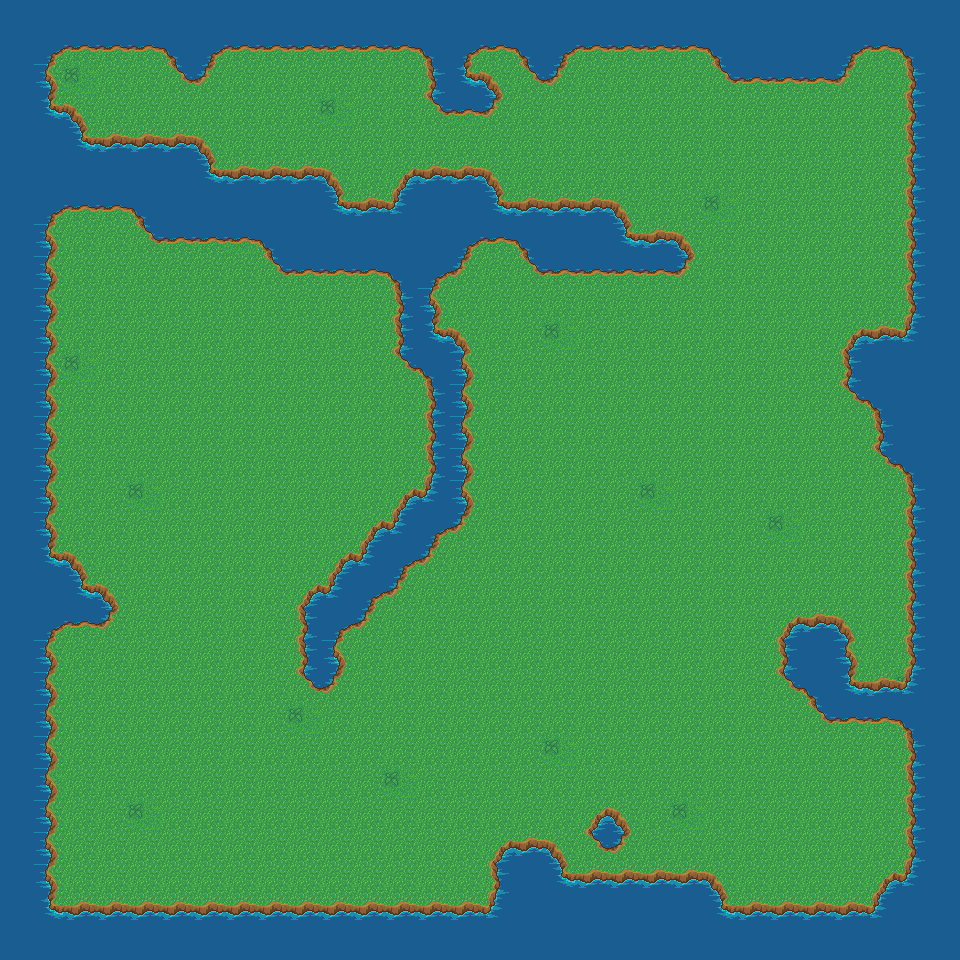

A 2D game scene composited from a Tiled map and its tileset images. What follows is a short description and the map's XML, with every tile layer's data as written:
An orthogonal 30x30 tile map with 32x32 px tiles, 3 tile layers (grondlaag, waterlaag, boomlaag), 2 tilesets and 5 objects (4x enemySpawn, playerSpawn).

<map version="1.0" tiledversion="1.0.3" orientation="orthogonal" renderorder="right-down" width="30" height="30" tilewidth="32" tileheight="32" nextobjectid="8">
 <tileset firstgid="1" source="grass.tsx" />
 <tileset firstgid="13" source="Water.tsx" />
 <layer name="grondlaag" width="30" height="30">
  <data encoding="csv">
1,1,1,1,1,1,1,1,1,1,1,1,1,1,1,1,1,1,1,1,1,1,1,1,1,1,1,1,1,1,
1,1,1,1,1,1,1,1,1,1,1,1,1,1,1,1,1,1,1,1,1,1,1,1,1,1,1,1,1,1,
1,1,1,1,1,1,1,1,1,1,1,1,1,1,1,1,1,1,1,1,1,1,1,1,1,1,1,1,1,1,
1,1,1,1,1,1,1,1,1,1,1,1,1,1,6,1,1,1,1,1,1,1,1,1,1,1,1,1,1,1,
1,1,1,1,1,1,1,1,1,1,1,1,1,1,1,1,1,1,1,1,1,1,1,1,1,1,1,1,1,1,
1,1,1,1,1,1,1,1,1,1,1,1,1,1,1,1,1,1,1,1,1,1,1,1,1,1,1,1,1,1,
1,1,1,1,1,1,1,1,1,1,1,1,1,1,1,1,1,1,1,1,1,1,6,1,1,1,1,1,1,1,
1,1,1,1,1,1,1,6,1,1,1,1,1,1,1,1,1,1,1,1,1,1,1,1,1,1,1,1,1,1,
1,1,1,1,1,1,1,1,1,1,1,1,1,1,1,1,1,1,1,1,1,1,1,1,1,1,1,1,1,1,
1,1,1,1,1,1,1,1,1,1,1,1,1,1,1,1,1,1,1,1,1,1,1,1,1,1,1,1,1,1,
1,1,1,1,1,1,1,1,1,1,1,1,1,1,1,1,1,1,1,1,1,1,1,1,1,1,1,1,1,1,
1,1,6,1,1,1,1,1,1,1,1,1,1,1,1,1,1,1,1,1,1,1,1,1,1,1,1,1,1,1,
1,1,1,1,1,1,1,1,1,1,1,1,1,1,1,1,1,1,1,1,1,1,1,1,1,1,1,1,1,1,
1,1,1,1,1,1,1,1,1,1,1,1,1,1,1,1,1,1,1,1,1,1,1,1,1,1,1,1,1,1,
1,1,1,1,1,1,1,1,1,1,1,1,1,1,1,1,1,1,1,1,1,1,1,1,1,1,1,1,1,1,
1,1,1,1,1,1,1,1,1,1,1,1,1,1,1,1,1,1,1,1,6,1,1,1,1,1,1,1,1,1,
1,1,1,1,1,1,1,1,1,1,1,1,1,1,1,1,1,1,1,1,1,1,1,1,1,1,1,1,1,1,
1,1,1,1,1,1,1,1,1,1,1,1,1,1,1,1,1,1,1,1,1,1,1,1,1,1,1,1,1,1,
1,1,1,1,1,1,1,1,1,1,1,1,1,1,1,1,1,1,1,1,1,1,1,1,1,1,1,1,1,1,
1,1,1,1,1,1,1,1,1,1,1,1,1,1,1,1,1,1,1,1,1,1,1,1,1,1,1,1,1,1,
1,1,1,1,1,1,1,1,1,1,1,1,1,1,1,1,1,1,1,1,1,1,1,1,1,1,1,1,1,1,
1,1,1,1,1,1,1,1,1,1,1,1,1,1,1,1,1,1,1,1,1,1,1,1,1,1,1,1,6,1,
1,1,1,1,1,1,1,1,1,6,1,1,1,1,1,1,1,1,1,1,1,1,1,1,1,1,1,1,1,1,
1,1,1,1,1,1,1,1,1,1,1,1,1,1,1,1,1,1,1,1,1,1,1,1,1,1,1,1,1,1,
1,6,1,1,1,1,1,1,1,1,1,1,1,1,1,1,1,1,1,1,1,1,1,1,1,1,1,1,1,1,
1,1,1,1,1,1,1,1,1,1,1,1,1,1,1,1,1,1,1,1,1,6,1,1,1,1,1,1,1,1,
1,1,1,1,1,1,1,1,1,1,1,1,1,1,1,1,1,1,1,1,1,1,1,1,1,1,1,1,1,1,
1,1,1,1,1,1,1,1,1,1,1,1,1,1,1,1,1,1,1,1,1,1,1,1,1,1,1,1,1,1,
1,1,1,1,1,1,1,1,1,1,1,1,1,1,1,1,1,1,1,1,1,1,1,1,1,1,1,1,1,1,
1,1,1,1,1,1,1,1,1,1,1,1,1,1,1,1,1,1,1,1,1,1,1,1,1,1,1,1,1,1
</data>
 </layer>
 <layer name="waterlaag" width="30" height="30">
  <data encoding="csv">
35,35,35,35,35,35,35,35,35,35,35,35,35,35,35,35,35,35,35,35,35,35,35,35,35,35,35,35,35,35,
35,17,41,41,41,18,17,41,41,41,41,41,41,18,17,41,18,17,41,41,41,41,18,35,35,35,17,41,18,35,
35,36,6,0,0,40,42,0,0,0,0,0,0,34,23,30,40,42,0,0,0,0,40,41,41,41,42,0,34,35,
35,23,30,0,0,0,0,0,0,0,6,0,0,40,41,42,0,0,0,0,0,0,0,0,0,0,0,0,34,35,
35,35,23,29,29,29,30,0,0,0,0,0,0,0,0,0,0,0,0,0,0,0,0,0,0,0,0,0,34,35,
35,35,35,35,35,35,23,29,29,29,30,0,28,29,29,30,0,0,0,0,0,0,0,0,0,0,0,0,34,35,
35,17,41,41,18,35,35,35,35,35,23,29,24,35,35,23,29,29,29,30,0,0,0,0,0,0,0,0,34,35,
35,36,0,0,40,41,41,41,18,35,35,35,35,35,17,41,18,35,35,23,29,30,0,0,0,0,0,0,34,35,
35,36,0,0,0,0,0,0,40,41,41,41,18,17,42,0,40,41,41,41,41,42,0,0,0,0,0,0,34,35,
35,36,0,0,0,0,0,0,0,0,0,0,34,36,0,0,0,0,0,0,0,0,0,0,0,0,0,0,34,35,
35,36,0,0,0,0,0,0,0,0,0,0,34,23,30,0,0,6,0,0,0,0,0,0,0,0,28,29,24,35,
35,36,0,0,0,0,0,0,0,0,0,0,40,18,36,0,0,0,0,0,0,0,0,0,0,0,34,35,35,35,
35,36,0,0,0,0,0,0,0,0,0,0,0,34,36,0,0,0,0,0,0,0,0,0,0,0,40,18,35,35,
35,36,0,0,0,0,0,0,0,0,0,0,0,34,36,0,0,0,0,0,0,0,0,0,0,0,0,34,35,35,
35,36,0,0,0,0,0,0,0,0,0,0,0,34,36,0,0,0,0,0,0,0,0,0,0,0,0,40,18,35,
35,36,0,0,6,0,0,0,0,0,0,0,28,24,36,0,0,0,0,0,0,0,0,0,0,0,0,0,34,35,
35,36,0,0,0,0,0,0,0,0,0,28,24,17,42,0,0,0,0,0,0,0,0,0,6,0,0,0,34,35,
35,23,30,0,0,0,0,0,0,0,28,24,17,42,0,0,0,0,0,0,0,0,0,0,0,0,0,0,34,35,
35,35,23,30,0,0,0,0,0,28,24,17,42,0,0,0,0,0,0,0,0,0,0,0,0,0,0,0,34,35,
35,17,41,42,0,0,0,0,0,34,17,42,0,0,0,0,0,0,0,0,0,0,0,0,28,29,30,0,34,35,
35,36,0,0,0,0,0,0,0,34,36,0,0,0,0,0,0,0,0,0,0,0,0,0,34,35,36,0,34,35,
35,36,0,0,0,0,0,0,0,40,42,0,0,0,0,0,0,0,0,0,0,0,0,0,40,18,23,29,24,35,
35,36,0,0,0,0,0,0,0,0,0,0,0,0,0,0,0,0,0,0,0,0,0,0,0,40,41,41,18,35,
35,36,0,0,0,0,0,0,0,0,0,0,0,0,0,0,0,6,0,0,0,0,0,0,0,0,0,0,34,35,
35,36,0,0,0,0,0,0,0,0,0,0,6,0,0,0,0,0,0,0,0,0,0,0,0,0,0,0,34,35,
35,36,0,0,6,0,0,0,0,0,0,0,0,0,0,0,0,0,28,30,0,0,0,0,0,0,0,0,34,35,
35,36,0,0,0,0,0,0,0,0,0,0,0,0,0,28,29,30,40,42,0,0,0,0,0,0,0,0,34,35,
35,36,0,0,0,0,0,0,0,0,0,0,0,0,0,34,35,23,29,29,29,29,30,0,0,0,0,28,24,35,
35,23,29,29,29,29,29,29,29,29,29,29,29,29,29,24,35,35,35,35,35,35,23,29,29,29,29,24,35,35,
35,35,35,35,35,35,35,35,35,35,35,35,35,35,35,35,35,35,35,35,35,35,35,35,35,35,35,35,35,35
</data>
 </layer>
 <objectgroup name="objectlaag">
  <object id="1" name="playerSpawn" x="96" y="254" width="31" height="33" />
  <object id="4" name="enemySpawn" x="193" y="609" width="31" height="29" />
  <object id="5" name="enemySpawn" x="611" y="354" width="28" height="29" />
  <object id="6" name="enemySpawn" x="640" y="417" width="31" height="29" />
  <object id="7" name="enemySpawn" x="193" y="95" width="32" height="33" />
 </objectgroup>
 <layer name="boomlaag" width="30" height="30">
  <data encoding="csv">
0,0,0,0,0,0,0,0,0,0,0,0,0,0,0,0,0,0,0,0,0,0,0,0,0,0,0,0,0,0,
0,0,0,0,0,0,0,0,0,0,0,0,0,0,0,0,0,0,0,0,0,0,0,0,0,0,0,0,0,0,
0,0,0,0,0,0,0,0,0,0,0,0,0,0,0,0,0,0,0,0,0,0,0,0,0,0,0,0,0,0,
0,0,0,0,0,0,0,0,0,0,0,0,0,0,0,0,0,0,0,0,0,0,0,0,0,0,0,0,0,0,
0,0,0,0,0,0,0,0,0,0,0,0,0,0,0,0,0,0,0,0,0,0,0,0,0,0,0,0,0,0,
0,0,0,0,0,0,0,0,0,0,0,0,0,0,0,0,0,0,0,0,0,0,0,0,0,0,0,0,0,0,
0,0,0,0,0,0,0,0,0,0,0,0,0,0,0,0,0,0,0,0,0,0,0,0,0,0,0,0,0,0,
0,0,0,0,0,0,0,0,0,0,0,0,0,0,0,0,0,0,0,0,0,0,0,0,0,0,0,0,0,0,
0,0,0,0,0,0,0,0,0,0,0,0,0,0,0,0,0,0,0,0,0,0,0,0,0,0,0,0,0,0,
0,0,0,0,0,0,0,0,0,0,0,0,0,0,0,0,0,0,0,0,0,0,0,0,0,0,0,0,0,0,
0,0,0,0,0,0,0,0,0,0,0,0,0,0,0,0,0,0,0,0,0,0,0,0,0,0,0,0,0,0,
0,0,0,0,0,0,0,0,0,0,0,0,0,0,0,0,0,0,0,0,0,0,0,0,0,0,0,0,0,0,
0,0,0,0,0,0,0,0,0,0,0,0,0,0,0,0,0,0,0,0,0,0,0,0,0,0,0,0,0,0,
0,0,0,0,0,0,0,0,0,0,0,0,0,0,0,0,0,0,0,0,0,0,0,0,0,0,0,0,0,0,
0,0,0,0,0,0,0,0,0,0,0,0,0,0,0,0,0,0,0,0,0,0,0,0,0,0,0,0,0,0,
0,0,0,0,0,0,0,0,0,0,0,0,0,0,0,0,0,0,0,0,0,0,0,0,0,0,0,0,0,0,
0,0,0,0,0,0,0,0,0,0,0,0,0,0,0,0,0,0,0,0,0,0,0,0,0,0,0,0,0,0,
0,0,0,0,0,0,0,0,0,0,0,0,0,0,0,0,0,0,0,0,0,0,0,0,0,0,0,0,0,0,
0,0,0,0,0,0,0,0,0,0,0,0,0,0,0,0,0,0,0,0,0,0,0,0,0,0,0,0,0,0,
0,0,0,0,0,0,0,0,0,0,0,0,0,0,0,0,0,0,0,0,0,0,0,0,0,0,0,0,0,0,
0,0,0,0,0,0,0,0,0,0,0,0,0,0,0,0,0,0,0,0,0,0,0,0,0,0,0,0,0,0,
0,0,0,0,0,0,0,0,0,0,0,0,0,0,0,0,0,0,0,0,0,0,0,0,0,0,0,0,0,0,
0,0,0,0,0,0,0,0,0,0,0,0,0,0,0,0,0,0,0,0,0,0,0,0,0,0,0,0,0,0,
0,0,0,0,0,0,0,0,0,0,0,0,0,0,0,0,0,0,0,0,0,0,0,0,0,0,0,0,0,0,
0,0,0,0,0,0,0,0,0,0,0,0,0,0,0,0,0,0,0,0,0,0,0,0,0,0,0,0,0,0,
0,0,0,0,0,0,0,0,0,0,0,0,0,0,0,0,0,0,0,0,0,0,0,0,0,0,0,0,0,0,
0,0,0,0,0,0,0,0,0,0,0,0,0,0,0,0,0,0,0,0,0,0,0,0,0,0,0,0,0,0,
0,0,0,0,0,0,0,0,0,0,0,0,0,0,0,0,0,0,0,0,0,0,0,0,0,0,0,0,0,0,
0,0,0,0,0,0,0,0,0,0,0,0,0,0,0,0,0,0,0,0,0,0,0,0,0,0,0,0,0,0,
0,0,0,0,0,0,0,0,0,0,0,0,0,0,0,0,0,0,0,0,0,0,0,0,0,0,0,0,0,0
</data>
 </layer>
</map>
